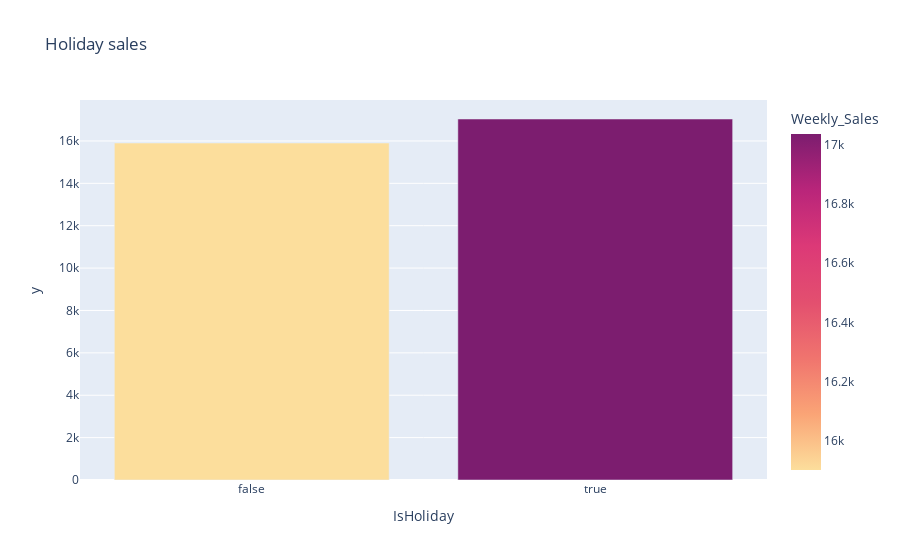

Notebook cell for this chart:
### Code cell
# Sales by holiday

holiday_sales = df.groupby('IsHoliday')['Weekly_Sales'].mean()
holiday_count = df.groupby('IsHoliday')['Weekly_Sales'].count()
fig = px.bar(holiday_sales, x=holiday_sales.index , 
             y=holiday_sales.values, title = 'Holiday sales', 
             color = 'Weekly_Sales', 
             color_continuous_scale=px.colors.sequential.Sunsetdark)
fig.show()

### Figure 1 — Plotly figure (JSON) as saved in the notebook; plotly's stock layout.template omitted (floating-point values rounded to 4 significant figures)
{"data": [{"alignmentgroup": "True", "hovertemplate": "IsHoliday=%{x}<br>y=%{y}<br>Weekly_Sales=%{marker.color}<extra></extra>", "legendgroup": "", "marker": {"color": [15900.0, 17040.0], "coloraxis": "coloraxis", "pattern": {"shape": ""}}, "name": "", "offsetgroup": "", "orientation": "v", "showlegend": false, "textposition": "auto", "type": "bar", "x": [false, true], "xaxis": "x", "y": [15900.0, 17040.0], "yaxis": "y"}], "layout": {"barmode": "relative", "coloraxis": {"colorbar": {"title": {"text": "Weekly_Sales"}}, "colorscale": [[0, "rgb(252, 222, 156)"], [0.1667, "rgb(250, 164, 118)"], [0.3333, "rgb(240, 116, 110)"], [0.5, "rgb(227, 79, 111)"], [0.6667, "rgb(220, 57, 119)"], [0.8333, "rgb(185, 37, 122)"], [1, "rgb(124, 29, 111)"]]}, "legend": {"tracegroupgap": 0}, "title": {"text": "Holiday sales"}, "xaxis": {"anchor": "y", "domain": [0, 1], "title": {"text": "IsHoliday"}}, "yaxis": {"anchor": "x", "domain": [0, 1], "title": {"text": "y"}}}}
